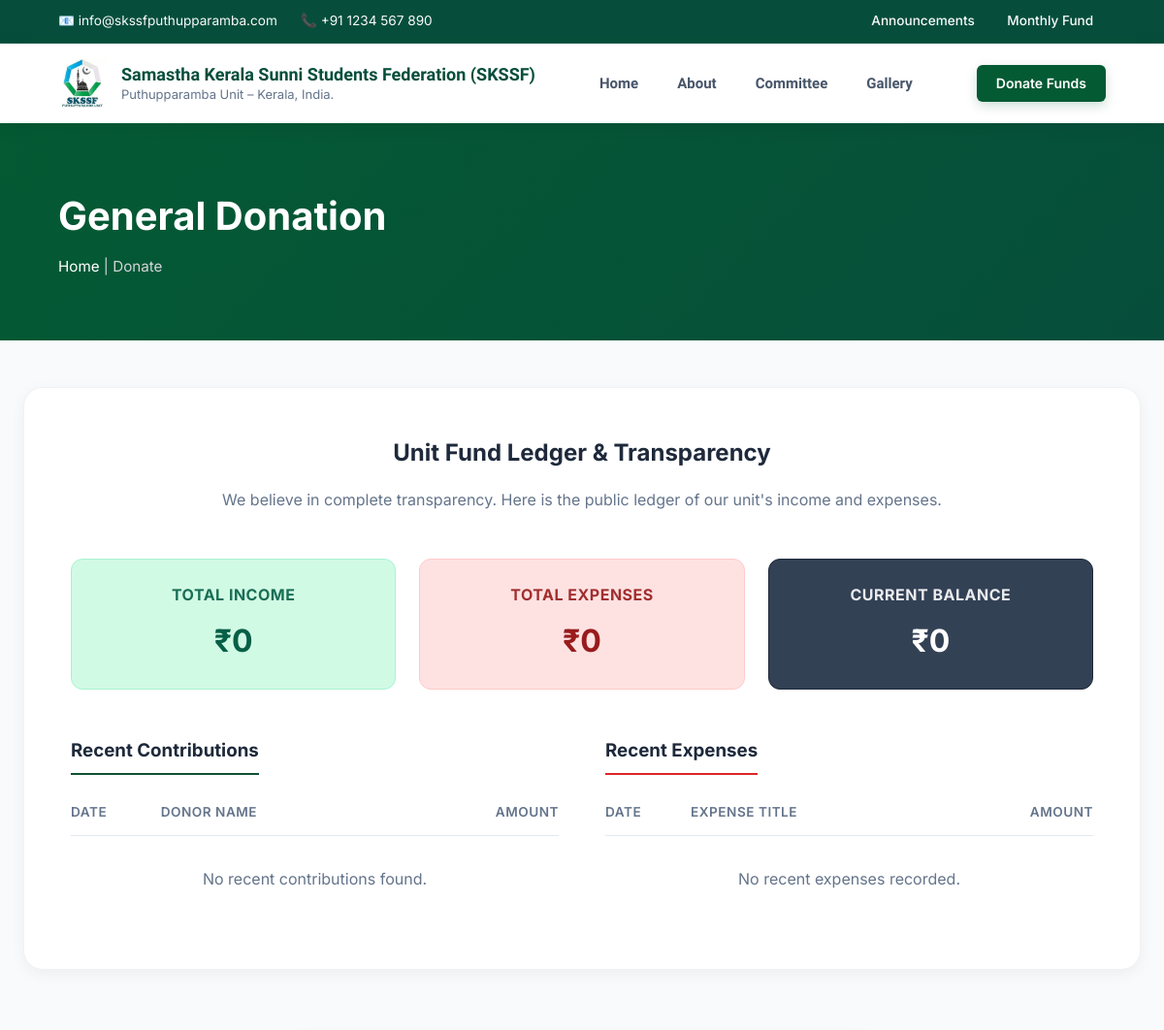
The page /donate/ (upper part) on the database as committed earlier.
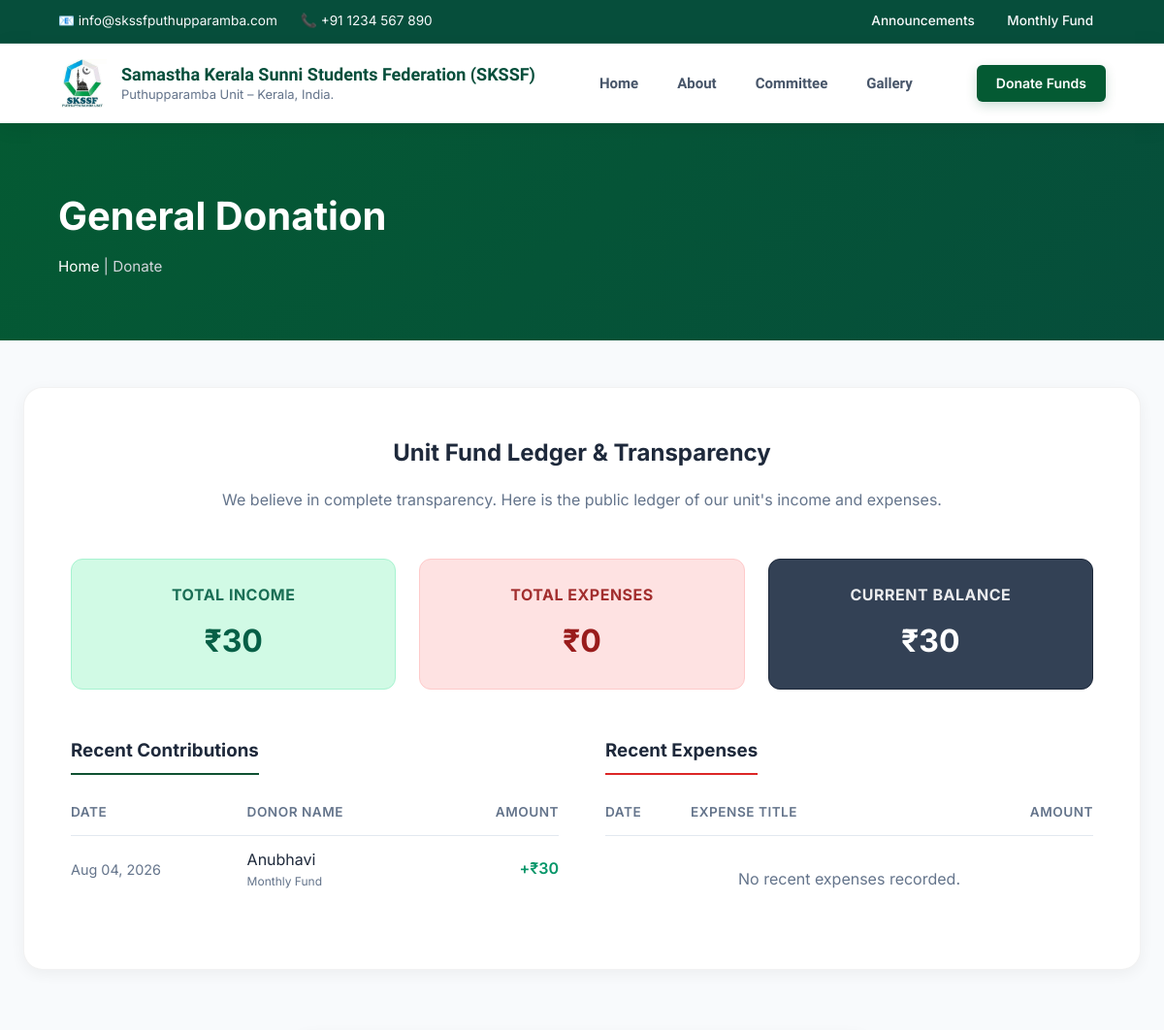
The same page on the database as committed later.
### portal/models.py (models this page shows, shortened)
class Donation(models.Model):
    DONATION_TYPES = (
        ('monthly', 'Monthly Fund'),
        ('general', 'General Donation'),
    )
    donor_name = models.CharField(max_length=255, default='Anubhavi')
    monthly_donor = models.ForeignKey(MonthlyDonor, on_delete=models.SET_NULL, null=True, blank=True, help_text="Link this donation to a registered monthly donor")
    donation_type = models.CharField(max_length=20, choices=DONATION_TYPES)
    amount = models.DecimalField(max_digits=10, decimal_places=2)
    date = models.DateField(default=django.utils.timezone.now)
    is_public = models.BooleanField(default=True)
    class Meta:
        ordering = ['-date']

### portal/views.py (the view)
# urls.py: path('donate/', views.general_donation, name='donate'),
def general_donation(request):
    monthly_income = sum(d.amount for d in Donation.objects.filter(donation_type='monthly'))
    general_income = sum(d.amount for d in Donation.objects.filter(donation_type='general'))
    total_income = monthly_income + general_income
    expenses_list = Expense.objects.all()
    total_expenses = sum(e.amount for e in expenses_list)
    balance = total_income - total_expenses
    recent_donations = Donation.objects.filter(is_public=True).order_by('-date')[:10]
    recent_expenses = expenses_list.order_by('-date')[:10]
    context = {
        'total_income': total_income,
        'total_expenses': total_expenses,
        'balance': balance,
        'recent_donations': recent_donations,
        'recent_expenses': recent_expenses,
    }
    return render(request, 'general_donation.html', context)

### templates/general_donation.html (shortened to what the changed rows need)
{% extends 'base.html' %}
{% block content %}
<div class="page-banner">
    <div class="banner-content">
        <h1>General Donation</h1>
    </div>
</div>
<div class="container">
    <div class="ledger-section" style="margin-top: 0; margin-bottom: 4rem;">
        <h2 style="text-align: center; margin-bottom: 1rem; color: var(--text-main);">Unit Fund Ledger & Transparency</h2>
        <div class="ledger-stats">
            <div class="stat-box income">
                <h4>Total Income</h4>
                <p class="amount">₹{{ total_income|floatformat:0 }}</p>
            </div>
            <div class="stat-box balance">
                <h4>Current Balance</h4>
                <p class="amount">₹{{ balance|floatformat:0 }}</p>
            </div>
        </div>
        <div class="tables-grid">
            <div>
                <div class="table-responsive">
                    <table class="ledger-table">
                        <thead>
                            <tr>
                                <th>Date</th>
                                <th>Donor Name</th>
                                <th class="text-right">Amount</th>
                            </tr>
                        </thead>
                        <tbody>
                            {% for donation in recent_donations %}
                            <tr>
                                <td style="color: var(--text-muted); font-size: 0.9rem;">{{ donation.date|date:"M d, Y" }}</td>
                                <td>{{ donation.donor_name }} <span style="font-size: 0.75rem; color: var(--text-muted); display: block;">{{ donation.get_donation_type_display }}</span></td>
                                <td class="text-right amount-plus">+₹{{ donation.amount|floatformat:0 }}</td>
                            </tr>
                            {% empty %}
                            <tr>
                                <td colspan="3" style="text-align: center; color: var(--text-muted); padding: 2rem;">No recent contributions found.</td>
                            </tr>
                            {% endfor %}
                        </tbody>
                    </table>
                </div>
            </div>
            <div>
                <div class="table-responsive">
                    <table class="ledger-table">
                        <thead>
                            <tr>
                                <th>Date</th>
                                <th>Expense Title</th>
                                <th class="text-right">Amount</th>
                            </tr>
                        </thead>
                    </table>
                </div>
            </div>
        </div>
    </div>
</div>
{% endblock %}

Rows that differ between the two databases and show on the page:
added Donation: date "Aug 04, 2026", donor_name "Anubhavi", donation_type "Monthly Fund", amount "30"
Other text that changed with them:
{{ total_income|floatformat:0 }}: "0" → "30"
{{ balance|floatformat:0 }}: "0" → "30"
text no longer shown: "No recent contributions found."
